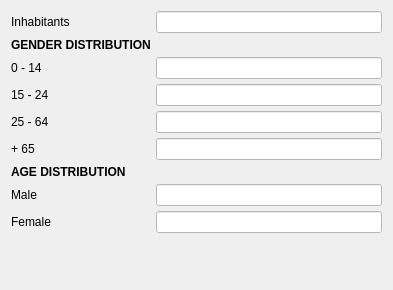
               <widget class="QWidget" name="Population_Box">
                <property name="geometry">
                 <rect>
                  <x>0</x>
                  <y>0</y>
                  <width>393</width>
                  <height>290</height>
                 </rect>
                </property>
                <attribute name="label">
                 <string>POPULATION</string>
                </attribute>
                <layout class="QVBoxLayout" name="verticalLayout_13">
                 <item>
                  <layout class="QFormLayout" name="Age_Layout_5">
                   <property name="rowWrapPolicy">
                    <enum>QFormLayout::DontWrapRows</enum>
                   </property>
                   <property name="labelAlignment">
                    <set>Qt::AlignLeading|Qt::AlignLeft|Qt::AlignVCenter</set>
                   </property>
                   <property name="formAlignment">
                    <set>Qt::AlignHCenter|Qt::AlignTop</set>
                   </property>
                   <property name="horizontalSpacing">
                    <number>5</number>
                   </property>
                   <property name="verticalSpacing">
                    <number>5</number>
                   </property>
                   <property name="leftMargin">
                    <number>0</number>
                   </property>
                   <item row="2" column="0">
                    <widget class="QLabel" name="age0Label_5">
                     <property name="text">
                      <string>0 - 14</string>
                     </property>
                    </widget>
                   </item>
                   <item row="2" column="1">
                    <widget class="QLineEdit" name="age14LineEdit_5">
                     <property name="styleSheet">
                      <string notr="true">background-color: white</string>
                     </property>
                    </widget>
                   </item>
                   <item row="3" column="0">
                    <widget class="QLabel" name="age15LAbel_5">
                     <property name="text">
                      <string>15 - 24</string>
                     </property>
                    </widget>
                   </item>
                   <item row="3" column="1">
                    <widget class="QLineEdit" name="age15LineEdit_5">
                     <property name="styleSheet">
                      <string notr="true">background-color: white</string>
                     </property>
                    </widget>
                   </item>
                   <item row="4" column="0">
                    <widget class="QLabel" name="age25Lbael_5">
                     <property name="text">
                      <string>25 - 64</string>
                     </property>
                    </widget>
                   </item>
                   <item row="4" column="1">
                    <widget class="QLineEdit" name="age25LineEdit_5">
                     <property name="styleSheet">
                      <string notr="true">background-color: white</string>
                     </property>
                    </widget>
                   </item>
                   <item row="5" column="0">
                    <widget class="QLabel" name="age65Label_5">
                     <property name="text">
                      <string>+ 65</string>
                     </property>
                    </widget>
                   </item>
                   <item row="5" column="1">
                    <widget class="QLineEdit" name="age65LineEdit_5">
                     <property name="styleSheet">
                      <string notr="true">background-color: white</string>
                     </property>
                    </widget>
                   </item>
                   <item row="1" column="0">
                    <widget class="QLabel" name="Gender_Label_5">
                     <property name="sizePolicy">
                      <sizepolicy hsizetype="Preferred" vsizetype="Maximum">
                       <horstretch>0</horstretch>
                       <verstretch>0</verstretch>
                      </sizepolicy>
                     </property>
                     <property name="maximumSize">
                      <size>
                       <width>16777215</width>
                       <height>15</height>
                      </size>
                     </property>
                     <property name="styleSheet">
                      <string notr="true">background-color: </string>
                     </property>
                     <property name="text">
                      <string>&lt;html&gt;&lt;head/&gt;&lt;body&gt;&lt;p&gt;&lt;span style=&quot; font-weight:700;&quot;&gt;GENDER DISTRIBUTION&lt;/span&gt;&lt;/p&gt;&lt;/body&gt;&lt;/html&gt;</string>
                     </property>
                     <property name="textFormat">
                      <enum>Qt::RichText</enum>
                     </property>
                     <property name="scaledContents">
                      <bool>false</bool>
                     </property>
                    </widget>
                   </item>
                   <item row="6" column="0">
                    <widget class="QLabel" name="Age_Label_5">
                     <property name="sizePolicy">
                      <sizepolicy hsizetype="Preferred" vsizetype="Maximum">
                       <horstretch>0</horstretch>
                       <verstretch>0</verstretch>
                      </sizepolicy>
                     </property>
                     <property name="maximumSize">
                      <size>
                       <width>16777215</width>
                       <height>15</height>
                      </size>
                     </property>
                     <property name="text">
                      <string>&lt;html&gt;&lt;head/&gt;&lt;body&gt;&lt;p&gt;&lt;span style=&quot; font-weight:700;&quot;&gt;AGE DISTRIBUTION&lt;/span&gt;&lt;/p&gt;&lt;/body&gt;&lt;/html&gt;</string>
                     </property>
                     <property name="textFormat">
                      <enum>Qt::RichText</enum>
                     </property>
                    </widget>
                   </item>
                   <item row="0" column="0">
                    <widget class="QLabel" name="inhabitantsLabel_4">
                     <property name="text">
                      <string>Inhabitants</string>
                     </property>
                    </widget>
                   </item>
                   <item row="0" column="1">
                    <widget class="QLineEdit" name="inhabitantsLineEdit_4">
                     <property name="styleSheet">
                      <string notr="true">background-color: white</string>
                     </property>
                    </widget>
                   </item>
                   <item row="7" column="0">
                    <widget class="QLabel" name="maleLabel_7">
                     <property name="text">
                      <string>Male</string>
                     </property>
                    </widget>
                   </item>
                   <item row="7" column="1">
                    <widget class="QLineEdit" name="maleLineEdit_7">
                     <property name="styleSheet">
                      <string notr="true">background-color: white</string>
                     </property>
                    </widget>
                   </item>
                   <item row="8" column="0">
                    <widget class="QLabel" name="femaleLabel_13">
                     <property name="text">
                      <string>Female</string>
                     </property>
                    </widget>
                   </item>
                   <item row="8" column="1">
                    <widget class="QLineEdit" name="femaleLabel_14">
                     <property name="styleSheet">
                      <string notr="true">background-color: white</string>
                     </property>
                    </widget>
                   </item>
                  </layout>
                 </item>
                 <item>
                  <spacer name="verticalSpacer_13">
                   <property name="orientation">
                    <enum>Qt::Vertical</enum>
                   </property>
                   <property name="sizeHint" stdset="0">
                    <size>
                     <width>20</width>
                     <height>40</height>
                    </size>
                   </property>
                  </spacer>
                 </item>
                </layout>
               </widget>
